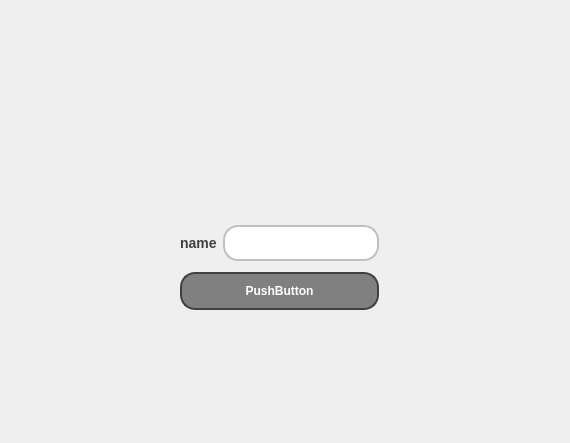
<?xml version="1.0" encoding="UTF-8"?>
<ui version="4.0">
 <class>remove_fav</class>
 <widget class="QDialog" name="remove_fav">
  <property name="geometry">
   <rect>
    <x>0</x>
    <y>0</y>
    <width>570</width>
    <height>443</height>
   </rect>
  </property>
  <property name="windowTitle">
   <string>Dialog</string>
  </property>
  <widget class="QWidget" name="layoutWidget">
   <property name="geometry">
    <rect>
     <x>180</x>
     <y>220</y>
     <width>199</width>
     <height>97</height>
    </rect>
   </property>
   <layout class="QVBoxLayout" name="verticalLayout">
    <item>
     <layout class="QHBoxLayout" name="horizontalLayout">
      <item>
       <widget class="QLabel" name="label">
        <property name="styleSheet">
         <string notr="true">QLabel {
    color: #404040; /* Text color */
    font-family: &quot;Arial&quot;, sans-serif; /* Replace with your preferred font family */
    font-size: 14px; /* Font size */
    font-weight: bold; /* Bold text */
}
</string>
        </property>
        <property name="text">
         <string>name</string>
        </property>
       </widget>
      </item>
      <item>
       <widget class="QLineEdit" name="lineEdit_fav_remove">
        <property name="styleSheet">
         <string notr="true">QLineEdit {
    background-color: #FFFFFF; /* Default background color */
    border: 2px solid #C0C0C0; /* Border color */
    border-radius: 15px; /* Curved corners */
    color: #404040; /* Text color */
    padding: 8px; /* Padding for content */
    box-shadow: 2px 2px 5px rgba(0, 0, 0, 0.5); /* Shadow effect */
    font-weight: bold; /* Set font to bold */
}

QLineEdit:hover {
    background-color: #F0F0F0; /* Lighter background color on hover */
    border: 2px solid #A0A0A0; /* Darker border on hover */
}

QLineEdit:focus {
    border: 2px solid #606060; /* Even darker border when focused */
}
</string>
        </property>
       </widget>
      </item>
     </layout>
    </item>
    <item>
     <widget class="QPushButton" name="pushButton_remove_from_fav">
      <property name="styleSheet">
       <string notr="true">QPushButton {
    background-color: #808080; /* Default button color (gray) */
    border: 2px solid #404040; /* Border color darker than the button color */
    border-radius: 15px; /* Curved corners */
    color: white; /* Text color */
    padding: 10px 20px; /* Padding for content */
    box-shadow: 2px 2px 5px rgba(0, 0, 0, 0.5); /* Shadow effect */
    font-weight: bold; /* Set font to bold */
}

QPushButton:hover {
    background-color: #404040; /* Darker color on hover */
}

QPushButton:pressed {
    background-color: #202020; /* Even darker color on click */
    box-shadow: 1px 1px 2px rgba(0, 0, 0, 0.5); /* Adjusted shadow on click */
}
</string>
      </property>
      <property name="text">
       <string>PushButton</string>
      </property>
     </widget>
    </item>
   </layout>
  </widget>
 </widget>
 <resources/>
 <connections/>
</ui>
